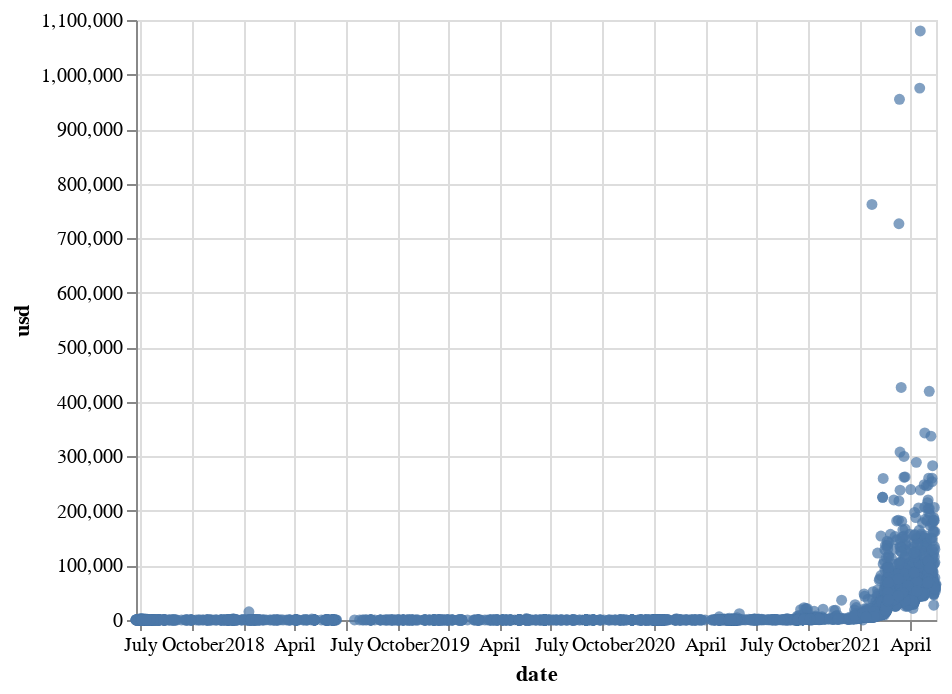

Here is the notebook cell this chart was saved with:
### Code cell
alt.Chart(sold).encode(x="date", y="usd").mark_circle()

### Figure 1 — Vega-Lite specification as saved in the notebook (floating-point values rounded to 4 significant figures; data arrays with more than 128 entries replaced by an {"elided": "..."} marker saying what was removed)
{"config": {"view": {"continuousWidth": 400, "continuousHeight": 300}}, "data": {"name": "data-e484edc1c570528cec23b73fc7f8e111"}, "mark": "circle", "encoding": {"x": {"type": "temporal", "field": "date"}, "y": {"type": "quantitative", "field": "usd"}}, "$schema": "https://vega.github.io/schema/vega-lite/v4.8.1.json", "datasets": {"data-e484edc1c570528cec23b73fc7f8e111": {"elided": "5000 records"}}}
